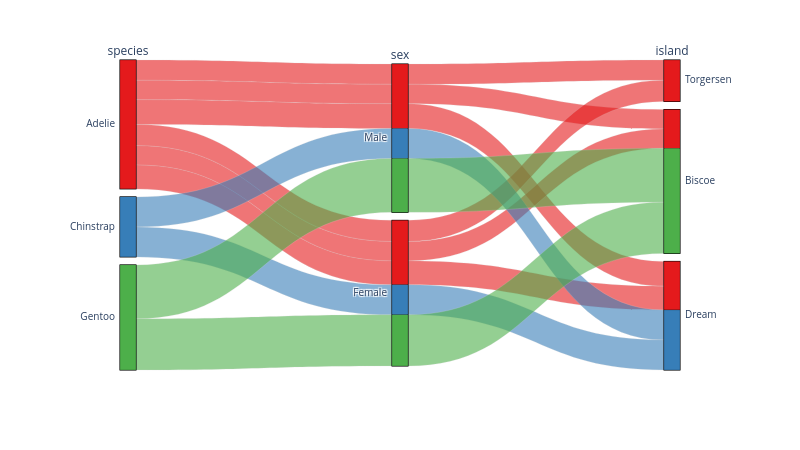

Notebook code for this chart:
### Code cell
fig = px.parallel_categories(
    penguins,
    dimensions=['species', 'sex', 'island'],
    color=penguins.species.cat.codes,
    color_continuous_scale=plotly_cmap[:len(penguins['species'].unique())],
    width=800, height=450,
)
fig.update_traces(line_shape='hspline')
fig.update_layout(coloraxis_showscale=False)
fig.show()

### Figure 1 — Plotly figure (JSON) as saved in the notebook; plotly's stock layout.template omitted (floating-point values rounded to 4 significant figures; data arrays with more than 128 entries replaced by an {"elided": "..."} marker saying what was removed)
{"data": [{"dimensions": [{"label": "species", "values": {"elided": "333 str values"}}, {"label": "sex", "values": {"elided": "333 str values"}}, {"label": "island", "values": {"elided": "333 str values"}}], "domain": {"x": [0, 1], "y": [0, 1]}, "line": {"color": {"elided": "333 int values"}, "coloraxis": "coloraxis", "shape": "hspline"}, "name": "", "type": "parcats"}], "layout": {"coloraxis": {"autocolorscale": false, "colorbar": {"title": {"text": "color"}}, "colorscale": [[0, "rgb(228,26,28)"], [0.5, "rgb(55,126,184)"], [1, "rgb(77,175,74)"]], "showscale": false}, "height": 450, "legend": {"tracegroupgap": 0}, "margin": {"t": 60}, "width": 800}}
